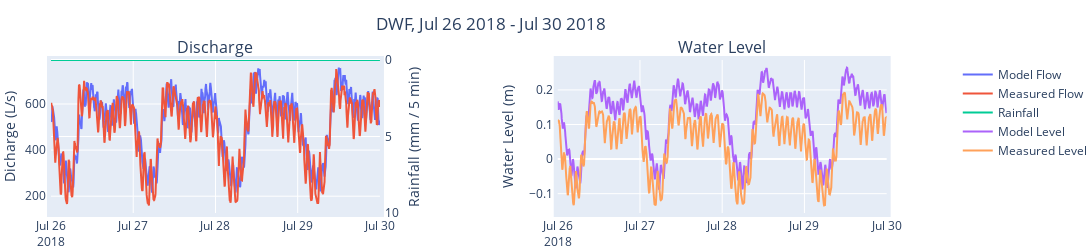
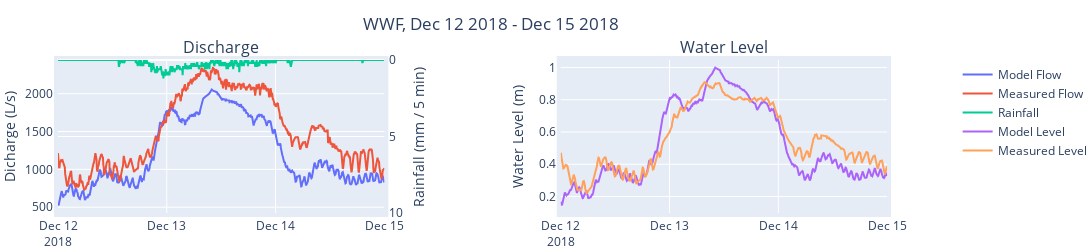
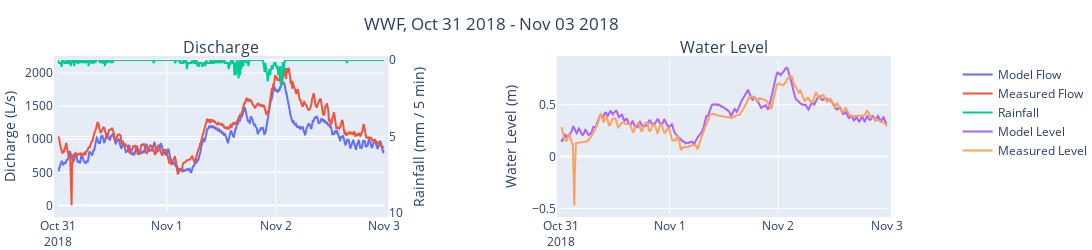
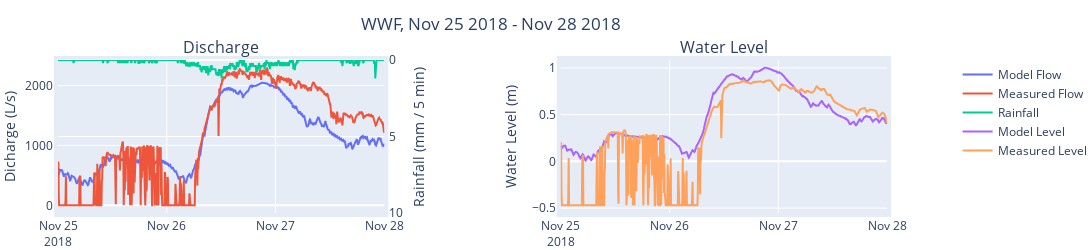

The notebook cell saved with these charts, in order:
### Code cell
#Check here for secondary Y xis title:
#https://chart-studio.plotly.com/~empet/15656/example-of-subplots-with-rows1/#/

import plotly
gauge = 'NV1'
zone = gauge #Change this!!!!!

pipe = str(list(gauges[gauges.Gauge==gauge]['Pipe'])[0])
node = str(list(gauges[gauges.Gauge==gauge]['Node1 (Or Pipe if pipe level)'])[0])
rain_gauge = str(list(gauges[gauges.Gauge==gauge]['Rain Gauge'])[0])


with open(output_folder + "\\" + "Calibration_Report_" + gauge + ".html", 'w') as f:
    
    f.write('<h1 style="text-align:center">Model Calibration Report for ' + gauge + ' in ' + model_area + '</h1>')
    
    f.write('<h2>1. Description of the Calibration Area</h2>')
    f.write('<h2>2. Description of the Sensor and Network</h2>')
    f.write('<h2>3. Model Calibration Setup: </h2>')
    f.write('<h2>4. Zone Map</h2>')
    f.write('<img src="' + map_folder + '\\' + zone + '.jpg" alt="' + gauge + '">')
    
    f.write('<h2>5. DWF Calibration Summary</h2>')  
    f.write('<p>' + str(list(report_text[report_text.Zone=='MK20']['DWF Text'])[0]) + '</p>')
    
    f.write('<h2>6. WWF Calibration and Validation Summary</h2>')
    f.write('<p>' + str(list(report_text[report_text.Zone=='MK20']['WWF Text'])[0]) + '</p>')
    
    f.write('<h2>7. Calibration Issues</h2>')
    f.write('<p>' + str(list(report_text[report_text.Zone=='MK20']['Issue Text'])[0]) + '</p>')
    
    f.write('<h2>8. Recommendations</h2>')
    f.write('<p>' + str(list(report_text[report_text.Zone=='MK20']['Recommendation Text'])[0]) + '</p>')
    
    f.write('<h2>9. DWF Calibration Plots</h2>')
    
#     f.write('<h2>4. Zone Map</h2>')
    
#     <img src="img_chania.jpg" alt="Flowers in Chania">
    

    for period_spec in period_specs:
        start = periods[periods.Meter==gauge][period_spec + ' Start'].iloc[0]
        end = periods[periods.Meter==gauge][period_spec + ' End'].iloc[0]

        chart_header = period_spec[:3] + ', ' + start.strftime("%b %d %Y") + ' - ' + end.strftime("%b %d %Y")

        measured_gauge = measured.loc[(measured.Gauge==gauge) & (measured.index >= start) & (measured.index <= end)]

        measured_rain = rainfall.loc[(rainfall.index >= start) & (rainfall.index <= end)][rain_gauge].to_frame()

        result_flow_gauge = flow_df_all.loc[(flow_df_all.MUID==pipe) & (flow_df_all.index >= start) & (flow_df_all.index <= end)]

        result_level_gauge = level_df_all.loc[(level_df_all.MUID==node) & (level_df_all.index >= start) & (level_df_all.index <= end)]

    #     result_gauge = df_result.loc[(df_result.index >= start) & (df_result.index <= end)]

        fig = plotly.subplots.make_subplots(rows=1,cols=2,subplot_titles=('Discharge',  'Water Level'),specs=[[{"secondary_y": True}, {"secondary_y": True}]])
    #     fig = make_subplots(specs=[[{'secondary_y': True}]])

        fig.add_trace(go.Scatter(x=result_flow_gauge.DateTimeRef, y=result_flow_gauge.Discharge, mode='lines',name='Model Flow'),1,1)   
        fig.add_trace(go.Scatter(x=measured_gauge.index, y=measured_gauge.Flow, mode='lines',name='Measured Flow'),1,1)
        fig.add_trace(go.Scatter(x=measured_rain.index, y=measured_rain[rain_gauge], mode='lines',name='Rainfall'),1,1, secondary_y=True)


        fig.add_trace(go.Scatter(x=result_level_gauge.index, y=result_level_gauge.Level, mode='lines',name='Model Level'),1,2)
        fig.add_trace(go.Scatter(x=measured_gauge.index, y=measured_gauge.Level, mode='lines',name='Measured Level'),1,2)

        fig.update_layout(
            autosize=False,
            width = 1600,
            height=250,
            margin=dict(
                l=0,
                r=0,
                b=25,
                t=60,
                pad=4
                ),
    #         yaxis_title="Dicharge (L/s)",
            title ={
                'text' : chart_header,
                'x':0.45,
                'xanchor': 'center'
            })

        fig['layout']['yaxis']['title']='Dicharge (L/s)'
        fig['layout']['yaxis2']['title']='Rainfall (mm / 5 min)' 
    #     fig['layout']['yaxis2']['autorange']='reversed'
        fig['layout']['yaxis2']['range']=[10,0]
        fig['layout']['yaxis3']['title']='Water Level (m)'



    #     fig.update_yaxes(rangemode="tozero")    

        fig.show()
        f.write(fig.to_html(full_html=False, include_plotlyjs='cdn'))


    #             f.write('<h1>Long Term Simulation ' + w1.value + '</h1>')
    #             f.write('<h2>Model Result</h1>')

f.close()

### Figure 1 — Plotly figure (JSON) as saved in the notebook; plotly's stock layout.template omitted (floating-point values rounded to 4 significant figures; data arrays with more than 128 entries replaced by an {"elided": "..."} marker saying what was removed)
{"data": [{"mode": "lines", "name": "Model Flow", "type": "scatter", "x": {"elided": "1153 str values"}, "xaxis": "x", "y": {"elided": "1153 float values"}, "yaxis": "y"}, {"mode": "lines", "name": "Measured Flow", "type": "scatter", "x": {"elided": "1153 str values"}, "xaxis": "x", "y": {"elided": "1153 float values"}, "yaxis": "y"}, {"mode": "lines", "name": "Rainfall", "type": "scatter", "x": {"elided": "1153 str values"}, "xaxis": "x", "y": {"elided": "1153 int values"}, "yaxis": "y2"}, {"mode": "lines", "name": "Model Level", "type": "scatter", "x": {"elided": "1153 str values"}, "xaxis": "x2", "y": {"elided": "1153 float values"}, "yaxis": "y3"}, {"mode": "lines", "name": "Measured Level", "type": "scatter", "x": {"elided": "1153 str values"}, "xaxis": "x2", "y": {"elided": "1153 float values"}, "yaxis": "y3"}], "layout": {"annotations": [{"font": {"size": 16}, "showarrow": false, "text": "Discharge", "x": 0.185, "xanchor": "center", "xref": "paper", "y": 1, "yanchor": "bottom", "yref": "paper"}, {"font": {"size": 16}, "showarrow": false, "text": "Water Level", "x": 0.755, "xanchor": "center", "xref": "paper", "y": 1, "yanchor": "bottom", "yref": "paper"}], "autosize": false, "height": 250, "margin": {"b": 25, "l": 0, "pad": 4, "r": 0, "t": 60}, "title": {"text": "DWF, Jul 26 2018 - Jul 30 2018", "x": 0.45, "xanchor": "center"}, "width": 1600, "xaxis": {"anchor": "y", "domain": [0, 0.37]}, "xaxis2": {"anchor": "y3", "domain": [0.57, 0.94]}, "yaxis": {"anchor": "x", "domain": [0, 1], "title": {"text": "Dicharge (L/s)"}}, "yaxis2": {"anchor": "x", "overlaying": "y", "range": [10, 0], "side": "right", "title": {"text": "Rainfall (mm / 5 min)"}}, "yaxis3": {"anchor": "x2", "domain": [0, 1], "title": {"text": "Water Level (m)"}}, "yaxis4": {"anchor": "x2", "overlaying": "y3", "side": "right"}}}

### Figure 2 — Plotly figure (JSON) as saved in the notebook; plotly's stock layout.template omitted (floating-point values rounded to 4 significant figures; data arrays with more than 128 entries replaced by an {"elided": "..."} marker saying what was removed)
{"data": [{"mode": "lines", "name": "Model Flow", "type": "scatter", "x": {"elided": "865 str values"}, "xaxis": "x", "y": {"elided": "865 float values"}, "yaxis": "y"}, {"mode": "lines", "name": "Measured Flow", "type": "scatter", "x": {"elided": "865 str values"}, "xaxis": "x", "y": {"elided": "865 float values"}, "yaxis": "y"}, {"mode": "lines", "name": "Rainfall", "type": "scatter", "x": {"elided": "865 str values"}, "xaxis": "x", "y": {"elided": "865 float values"}, "yaxis": "y2"}, {"mode": "lines", "name": "Model Level", "type": "scatter", "x": {"elided": "865 str values"}, "xaxis": "x2", "y": {"elided": "865 float values"}, "yaxis": "y3"}, {"mode": "lines", "name": "Measured Level", "type": "scatter", "x": {"elided": "865 str values"}, "xaxis": "x2", "y": {"elided": "865 float values"}, "yaxis": "y3"}], "layout": {"annotations": [{"font": {"size": 16}, "showarrow": false, "text": "Discharge", "x": 0.185, "xanchor": "center", "xref": "paper", "y": 1, "yanchor": "bottom", "yref": "paper"}, {"font": {"size": 16}, "showarrow": false, "text": "Water Level", "x": 0.755, "xanchor": "center", "xref": "paper", "y": 1, "yanchor": "bottom", "yref": "paper"}], "autosize": false, "height": 250, "margin": {"b": 25, "l": 0, "pad": 4, "r": 0, "t": 60}, "title": {"text": "WWF, Dec 12 2018 - Dec 15 2018", "x": 0.45, "xanchor": "center"}, "width": 1600, "xaxis": {"anchor": "y", "domain": [0, 0.37]}, "xaxis2": {"anchor": "y3", "domain": [0.57, 0.94]}, "yaxis": {"anchor": "x", "domain": [0, 1], "title": {"text": "Dicharge (L/s)"}}, "yaxis2": {"anchor": "x", "overlaying": "y", "range": [10, 0], "side": "right", "title": {"text": "Rainfall (mm / 5 min)"}}, "yaxis3": {"anchor": "x2", "domain": [0, 1], "title": {"text": "Water Level (m)"}}, "yaxis4": {"anchor": "x2", "overlaying": "y3", "side": "right"}}}

### Figure 3 — Plotly figure (JSON) as saved in the notebook; plotly's stock layout.template omitted (floating-point values rounded to 4 significant figures; data arrays with more than 128 entries replaced by an {"elided": "..."} marker saying what was removed)
{"data": [{"mode": "lines", "name": "Model Flow", "type": "scatter", "x": {"elided": "865 str values"}, "xaxis": "x", "y": {"elided": "865 float values"}, "yaxis": "y"}, {"mode": "lines", "name": "Measured Flow", "type": "scatter", "x": {"elided": "865 str values"}, "xaxis": "x", "y": {"elided": "865 float values"}, "yaxis": "y"}, {"mode": "lines", "name": "Rainfall", "type": "scatter", "x": {"elided": "865 str values"}, "xaxis": "x", "y": {"elided": "865 float values"}, "yaxis": "y2"}, {"mode": "lines", "name": "Model Level", "type": "scatter", "x": {"elided": "865 str values"}, "xaxis": "x2", "y": {"elided": "865 float values"}, "yaxis": "y3"}, {"mode": "lines", "name": "Measured Level", "type": "scatter", "x": {"elided": "865 str values"}, "xaxis": "x2", "y": {"elided": "865 float values"}, "yaxis": "y3"}], "layout": {"annotations": [{"font": {"size": 16}, "showarrow": false, "text": "Discharge", "x": 0.185, "xanchor": "center", "xref": "paper", "y": 1, "yanchor": "bottom", "yref": "paper"}, {"font": {"size": 16}, "showarrow": false, "text": "Water Level", "x": 0.755, "xanchor": "center", "xref": "paper", "y": 1, "yanchor": "bottom", "yref": "paper"}], "autosize": false, "height": 250, "margin": {"b": 25, "l": 0, "pad": 4, "r": 0, "t": 60}, "title": {"text": "WWF, Oct 31 2018 - Nov 03 2018", "x": 0.45, "xanchor": "center"}, "width": 1600, "xaxis": {"anchor": "y", "domain": [0, 0.37]}, "xaxis2": {"anchor": "y3", "domain": [0.57, 0.94]}, "yaxis": {"anchor": "x", "domain": [0, 1], "title": {"text": "Dicharge (L/s)"}}, "yaxis2": {"anchor": "x", "overlaying": "y", "range": [10, 0], "side": "right", "title": {"text": "Rainfall (mm / 5 min)"}}, "yaxis3": {"anchor": "x2", "domain": [0, 1], "title": {"text": "Water Level (m)"}}, "yaxis4": {"anchor": "x2", "overlaying": "y3", "side": "right"}}}

### Figure 4 — Plotly figure (JSON) as saved in the notebook; plotly's stock layout.template omitted (floating-point values rounded to 4 significant figures; data arrays with more than 128 entries replaced by an {"elided": "..."} marker saying what was removed)
{"data": [{"mode": "lines", "name": "Model Flow", "type": "scatter", "x": {"elided": "865 str values"}, "xaxis": "x", "y": {"elided": "865 float values"}, "yaxis": "y"}, {"mode": "lines", "name": "Measured Flow", "type": "scatter", "x": {"elided": "865 str values"}, "xaxis": "x", "y": {"elided": "865 float values"}, "yaxis": "y"}, {"mode": "lines", "name": "Rainfall", "type": "scatter", "x": {"elided": "865 str values"}, "xaxis": "x", "y": {"elided": "865 float values"}, "yaxis": "y2"}, {"mode": "lines", "name": "Model Level", "type": "scatter", "x": {"elided": "865 str values"}, "xaxis": "x2", "y": {"elided": "865 float values"}, "yaxis": "y3"}, {"mode": "lines", "name": "Measured Level", "type": "scatter", "x": {"elided": "865 str values"}, "xaxis": "x2", "y": {"elided": "865 float values"}, "yaxis": "y3"}], "layout": {"annotations": [{"font": {"size": 16}, "showarrow": false, "text": "Discharge", "x": 0.185, "xanchor": "center", "xref": "paper", "y": 1, "yanchor": "bottom", "yref": "paper"}, {"font": {"size": 16}, "showarrow": false, "text": "Water Level", "x": 0.755, "xanchor": "center", "xref": "paper", "y": 1, "yanchor": "bottom", "yref": "paper"}], "autosize": false, "height": 250, "margin": {"b": 25, "l": 0, "pad": 4, "r": 0, "t": 60}, "title": {"text": "WWF, Nov 25 2018 - Nov 28 2018", "x": 0.45, "xanchor": "center"}, "width": 1600, "xaxis": {"anchor": "y", "domain": [0, 0.37]}, "xaxis2": {"anchor": "y3", "domain": [0.57, 0.94]}, "yaxis": {"anchor": "x", "domain": [0, 1], "title": {"text": "Dicharge (L/s)"}}, "yaxis2": {"anchor": "x", "overlaying": "y", "range": [10, 0], "side": "right", "title": {"text": "Rainfall (mm / 5 min)"}}, "yaxis3": {"anchor": "x2", "domain": [0, 1], "title": {"text": "Water Level (m)"}}, "yaxis4": {"anchor": "x2", "overlaying": "y3", "side": "right"}}}
